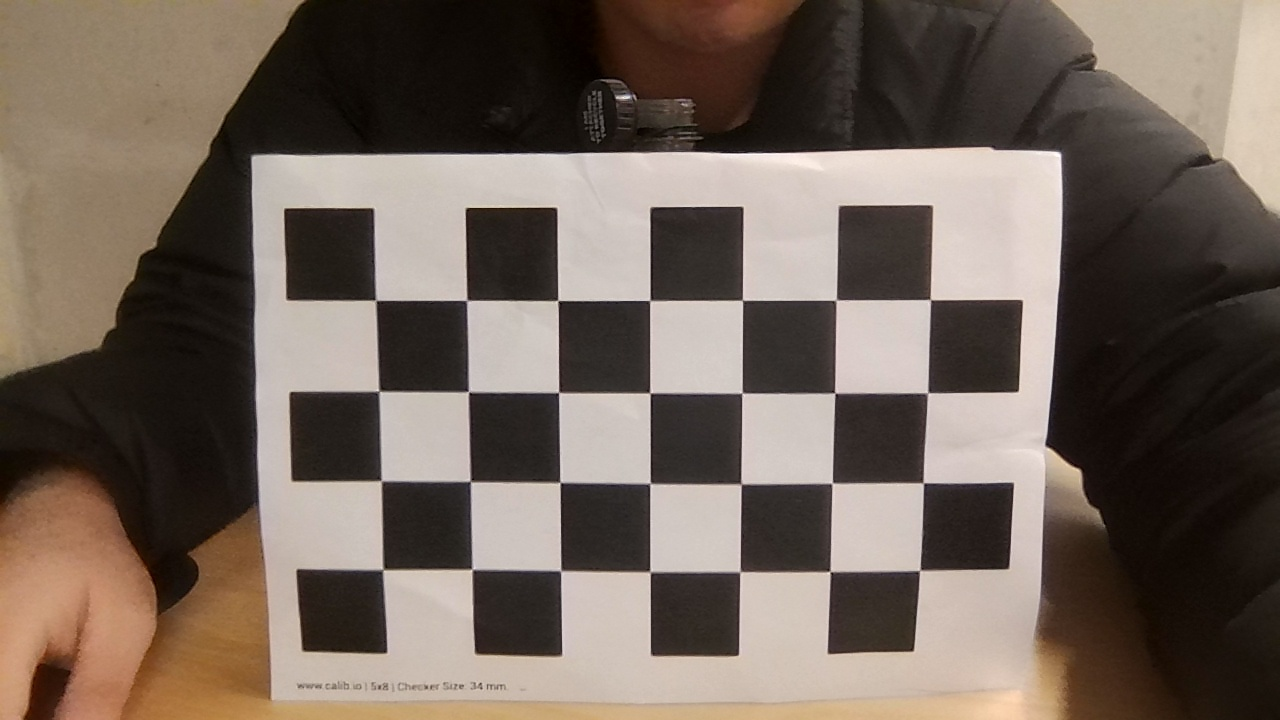
#> input picture Week_7_Calibration_Tutorial/calibration_images/calibration_image_00.jpg, 1280 x 720 px; its folder holds 5 pictures in this run; the run also reads 1 picture not shown here
$ python calibration.py
#> lines starting #> are read from the running program, lines starting #| are printed output that depends on the picture; after the words box and inside, x2 and y2 are one past the last pixel; in counts of white or black regions, pixels touching at a corner belong together
import cv2
import numpy as np
import glob

# Step 1: Prepare object points
# Define the chessboard size (number of internal corners)
chessboard_size = (4, 7)  # Adjust based on your calibration board
square_size = 34.0  # Size of a square in your defined unit (e.g., 1.0 for meters or mm)

# Prepare the object points for a standard chessboard
objp = np.zeros((chessboard_size[0] * chessboard_size[1], 3), np.float32)
objp[:, :2] = np.mgrid[0:chessboard_size[0], 0:chessboard_size[1]].T.reshape(-1, 2)
objp *= square_size

# Arrays to store object points and image points from all the images
objpoints = []  # 3D points in the real world
imgpoints = []  # 2D points in the image plane
image_shape = None  # Store image shape for calibration

# Step 2: Load calibration images
images = glob.glob('./calibration_images/*.jpg')  # Adjust the path as needed

for fname in images:
    img = cv2.imread(fname)
#> img is the input picture: shape (720, 1280, 3); mean B, G, R 90.1, 100.2, 113.5
    gray = cv2.cvtColor(img, cv2.COLOR_BGR2GRAY)
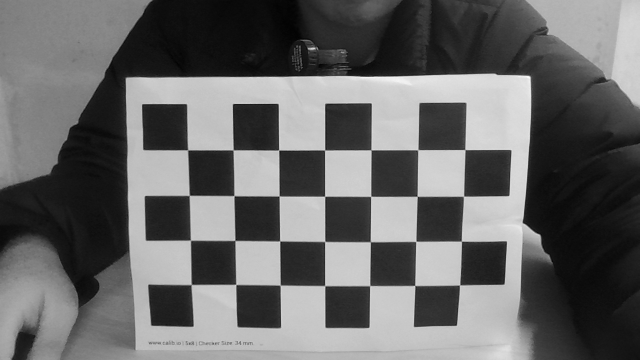
#> gray: shape (720, 1280) (shown at 1/2 size); min 1, max 253, mean 103

    # Store the image shape from the first image
    if image_shape is None:
        image_shape = gray.shape[::-1]

    # Step 3: Find the chessboard corners
    ret, corners = cv2.findChessboardCorners(gray, chessboard_size, None)
#> ret = True; corners = 28 rows, first 8: [383.2, 569.4], [381, 480.7], [379.4, 390.9], [375.8, 300.1], [472.2, 569.2], [470.3, 481.1], [468.5, 391.6], [467.3, 300.1]

    if ret:
        objpoints.append(objp)  # Add object points
        imgpoints.append(corners)  # Add image points

        # Optional: Draw and display the corners for visualization
        cv2.drawChessboardCorners(img, chessboard_size, corners, ret)
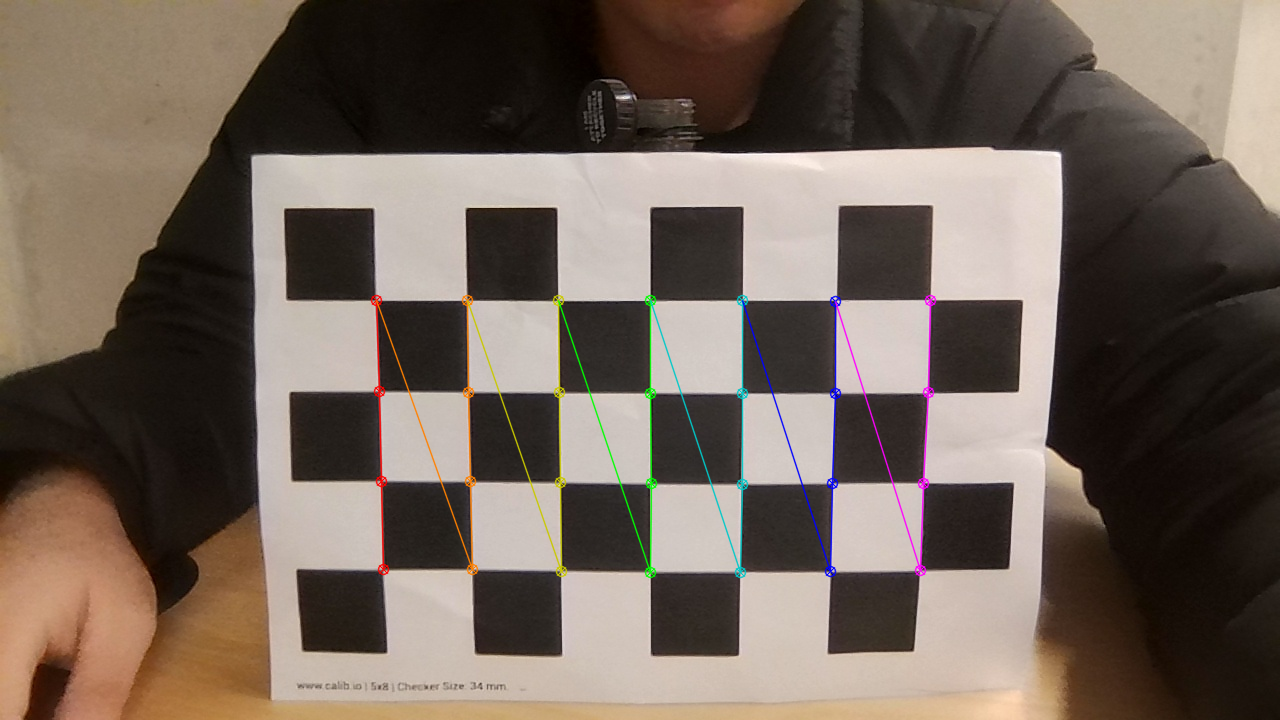
#> img: shape (720, 1280, 3); 1.4% of pixels changed, all inside (x1, y1, x2, y2) = (370, 294, 937, 579)
        cv2.imshow('Chessboard', img)
        cv2.waitKey(500)
        output_fname = fname.replace('.jpg', '_corners_detected.jpg')  # Adjust extension if necessary
        cv2.imwrite(output_fname, img)
#> pass 2 of the loop `for fname in images:`:
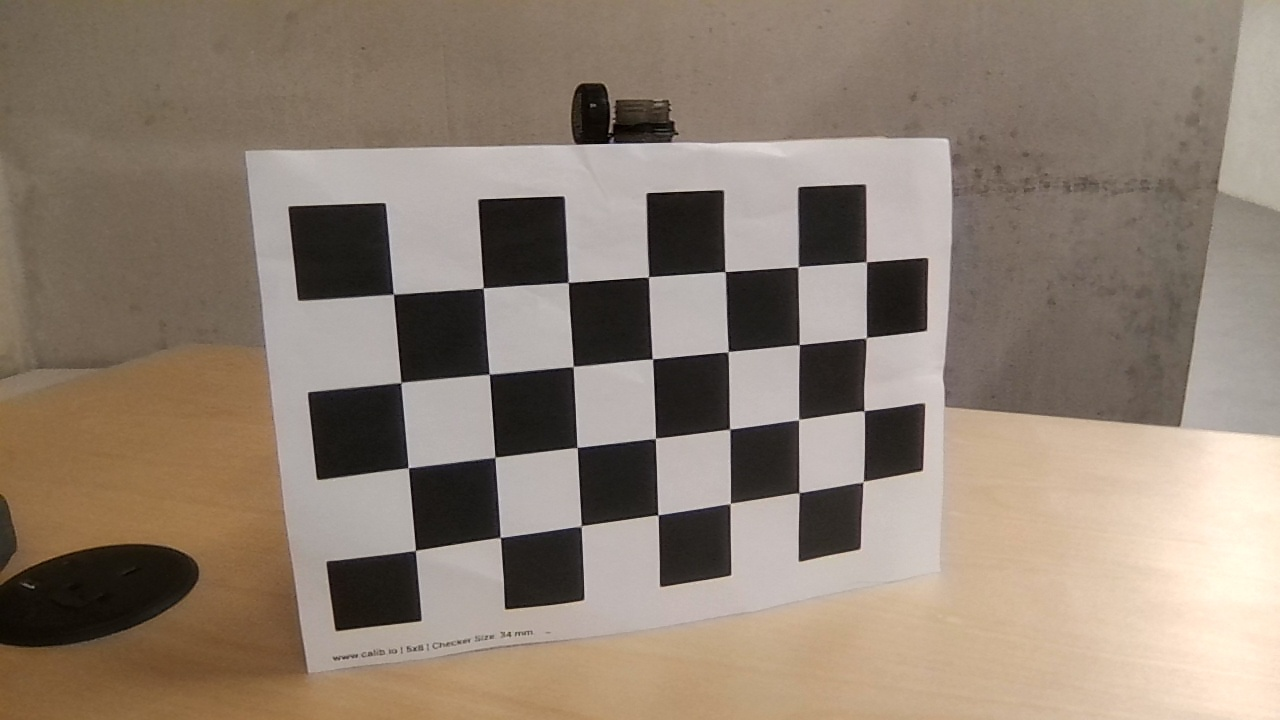
#> input picture Week_7_Calibration_Tutorial/calibration_images/calibration_image_01.jpg, 1280 x 720 px
#> img is the input picture: shape (720, 1280, 3); mean B, G, R 113.8, 127.9, 142.7
#> `gray = cv2.cvtColor(img, cv2.COLOR_BGR2GRAY)`:
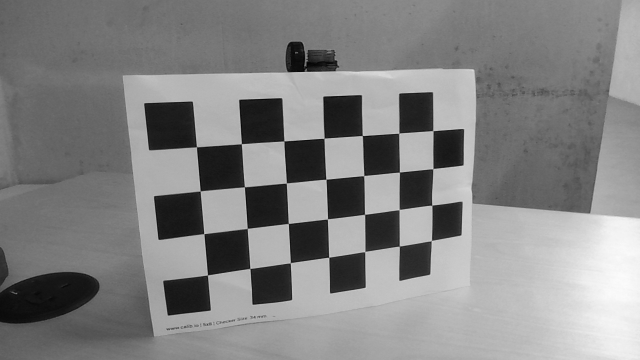
#> gray: shape (720, 1280) (shown at 1/2 size); min 0, max 251, mean 130.7
#> corners = 28 rows, first 8: [415.4, 550.4], [408.2, 467.6], [401.3, 382.9], [393.7, 293.7], [500, 537.5], [494.8, 457], [489.3, 373.7], [483.1, 287.9]
#> `cv2.drawChessboardCorners(img, chessboard_size, corners, ret)`:
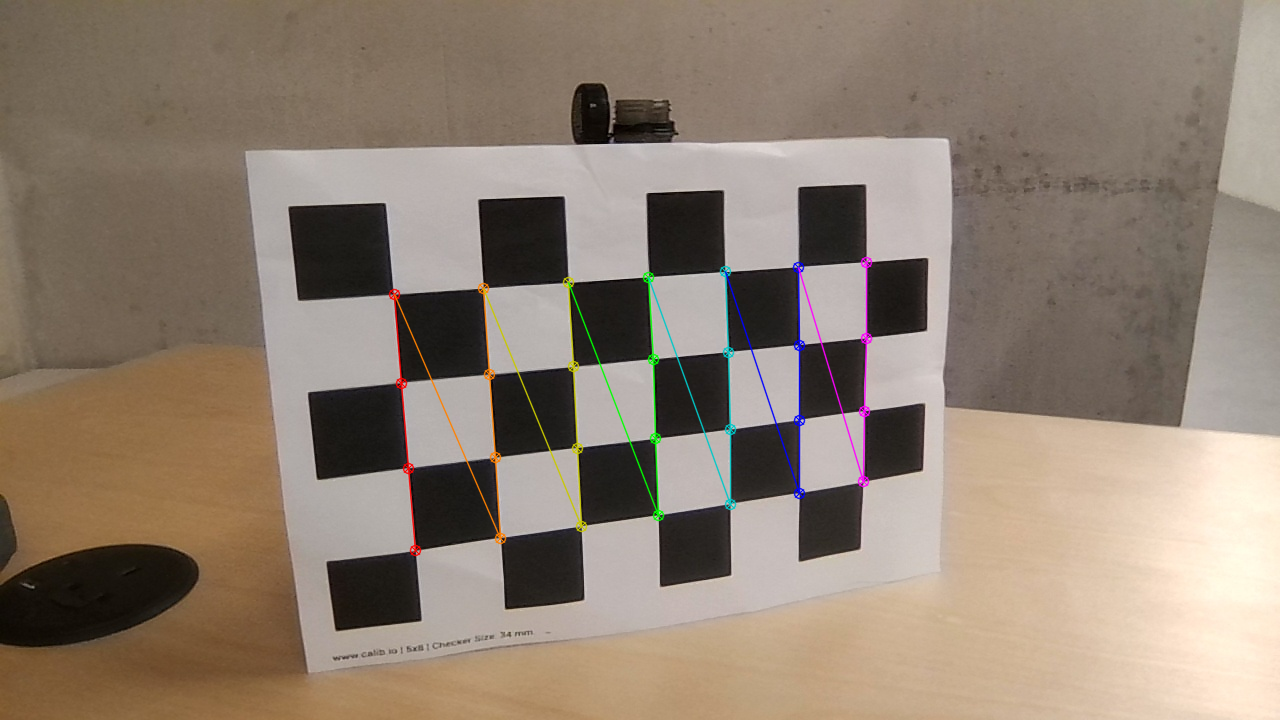
#> img: shape (720, 1280, 3); 1.25% of pixels changed, all inside (x1, y1, x2, y2) = (388, 256, 873, 557)
#> pass 3 of the loop `for fname in images:`:
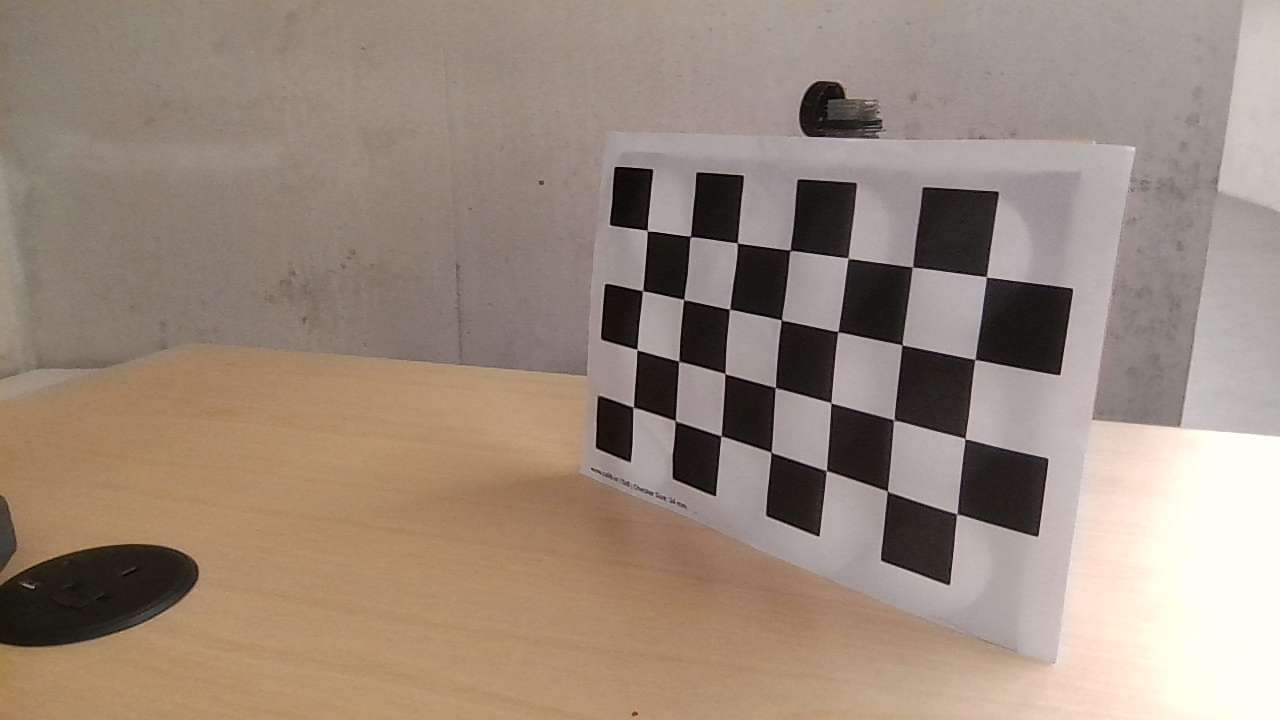
#> input picture Week_7_Calibration_Tutorial/calibration_images/calibration_image_02.jpg, 1280 x 720 px
#> img is the input picture: shape (720, 1280, 3); mean B, G, R 124.3, 137.9, 154.7
#> `gray = cv2.cvtColor(img, cv2.COLOR_BGR2GRAY)`:
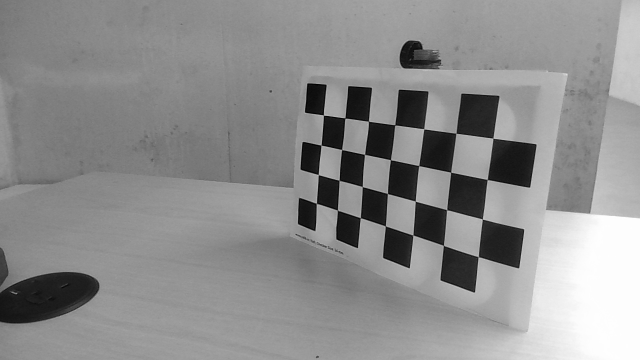
#> gray: shape (720, 1280) (shown at 1/2 size); min 0, max 254, mean 141.4
#> corners = 28 rows, first 8: [633.4, 407], [637.4, 349.5], [642.5, 291], [647, 230.5], [676.2, 420.2], [678.8, 361.8], [684.1, 299.2], [690.6, 236.4]
#> `cv2.drawChessboardCorners(img, chessboard_size, corners, ret)`:
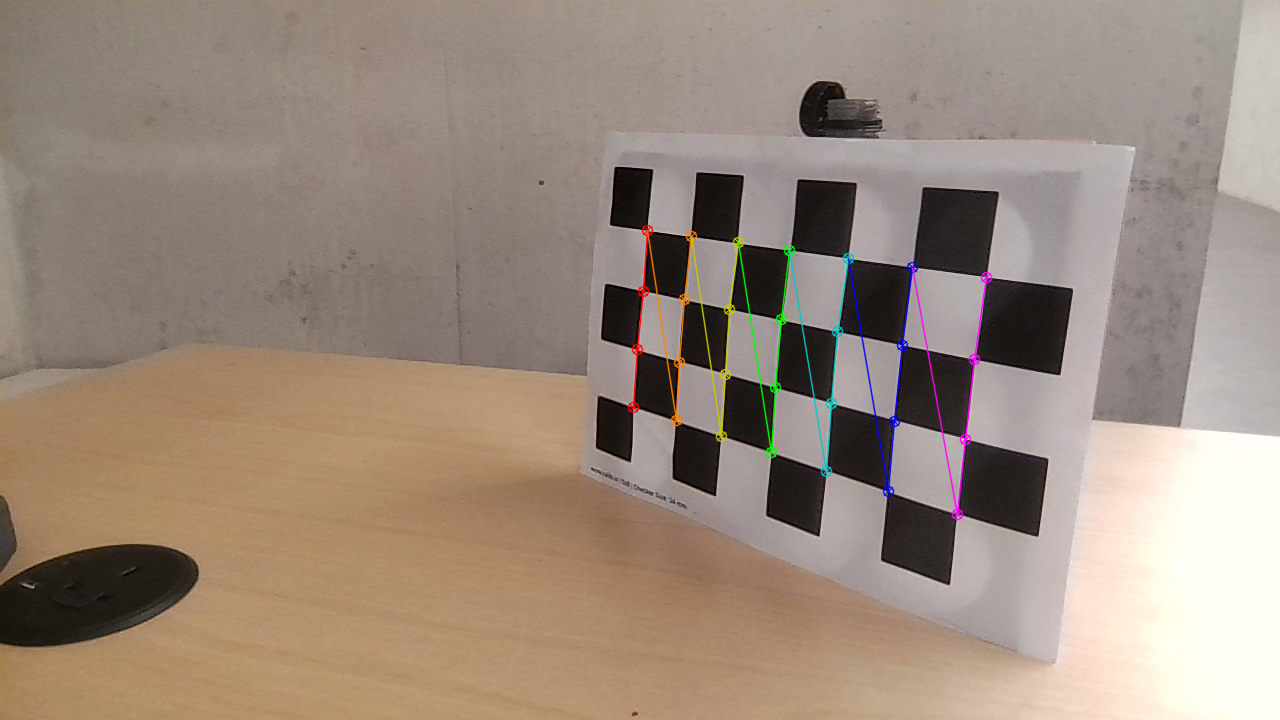
#> img: shape (720, 1280, 3); 1.14% of pixels changed, all inside (x1, y1, x2, y2) = (627, 224, 993, 521)
#> the loop made 5 passes; the first 3 are shown

cv2.destroyAllWindows()

# Step 4: Perform camera calibration
ret, camera_matrix, dist_coeffs, rvecs, tvecs = cv2.calibrateCamera(objpoints, imgpoints, image_shape, None, None)

# Step 5: Display results
print("Camera Matrix:\n", camera_matrix)
print("\nDistortion Coefficients:\n", dist_coeffs)

# Step 6: Save the calibration results
np.savez('calibration_data.npz', camera_matrix=camera_matrix, dist_coeffs=dist_coeffs, rvecs=rvecs, tvecs=tvecs)

# Step 7: Use the calibration results to undistort an image
img = cv2.imread('./calibration_images/calibration_image_02.jpg')  # Replace with an image to undistort
# img = cv2.cvtColor()
h, w = img.shape[:2]
new_camera_matrix, roi = cv2.getOptimalNewCameraMatrix(camera_matrix, dist_coeffs, (w, h), 1, (w, h))

# Undistort the image
undistorted_img = cv2.undistort(img, camera_matrix, dist_coeffs, None, new_camera_matrix)
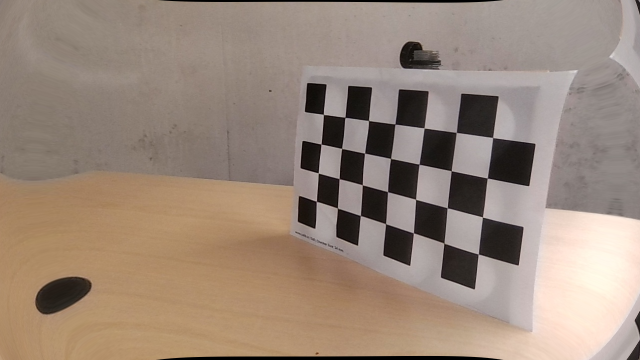
#> undistorted_img: shape (720, 1280, 3) (shown at 1/2 size); mean B, G, R 122, 135.8, 153.7


# Crop the image (optional, based on ROI)
x, y, w, h = roi
undistorted_img = undistorted_img[y:y+h, x:x+w]
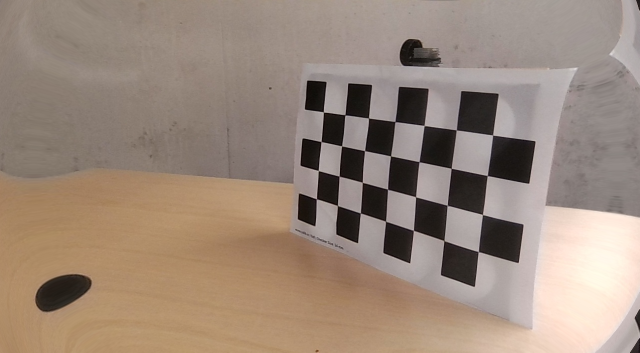
#> undistorted_img: shape (705, 1279, 3) (shown at 1/2 size); mean B, G, R 122.8, 136.6, 154.6

mean_error = 0
for i in range(len(objpoints)):
    imgpoints2, _ = cv2.projectPoints(objpoints[i], rvecs[i], tvecs[i], camera_matrix, dist_coeffs)
    error = cv2.norm(imgpoints[i], imgpoints2, cv2.NORM_L2) / len(imgpoints2)
    mean_error += error

print("total error: {}".format(mean_error / len(objpoints)))

# Display the original and undistorted images
cv2.imshow('Original Image', img)
cv2.imshow('Undistorted Image', undistorted_img)
cv2.waitKey(0)
cv2.destroyAllWindows()
